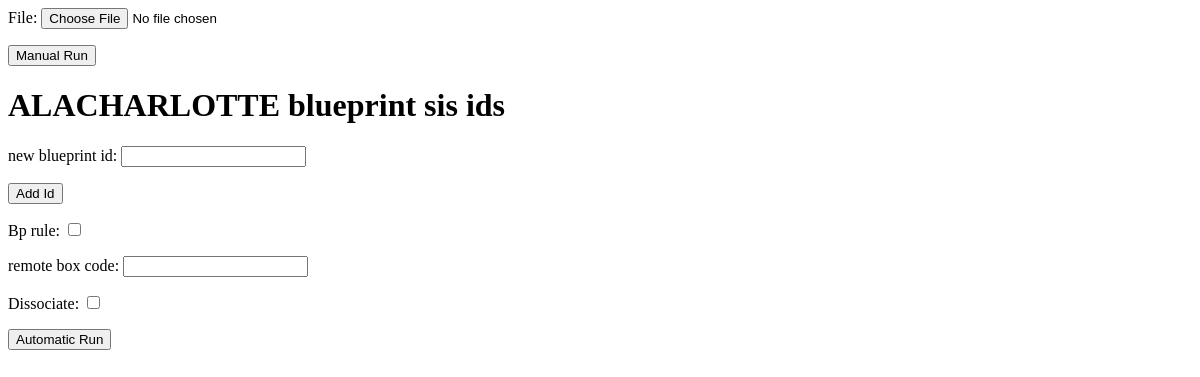
Page /Canvas/ALACHARLOTTE/Blueprint/ on the earlier database version.
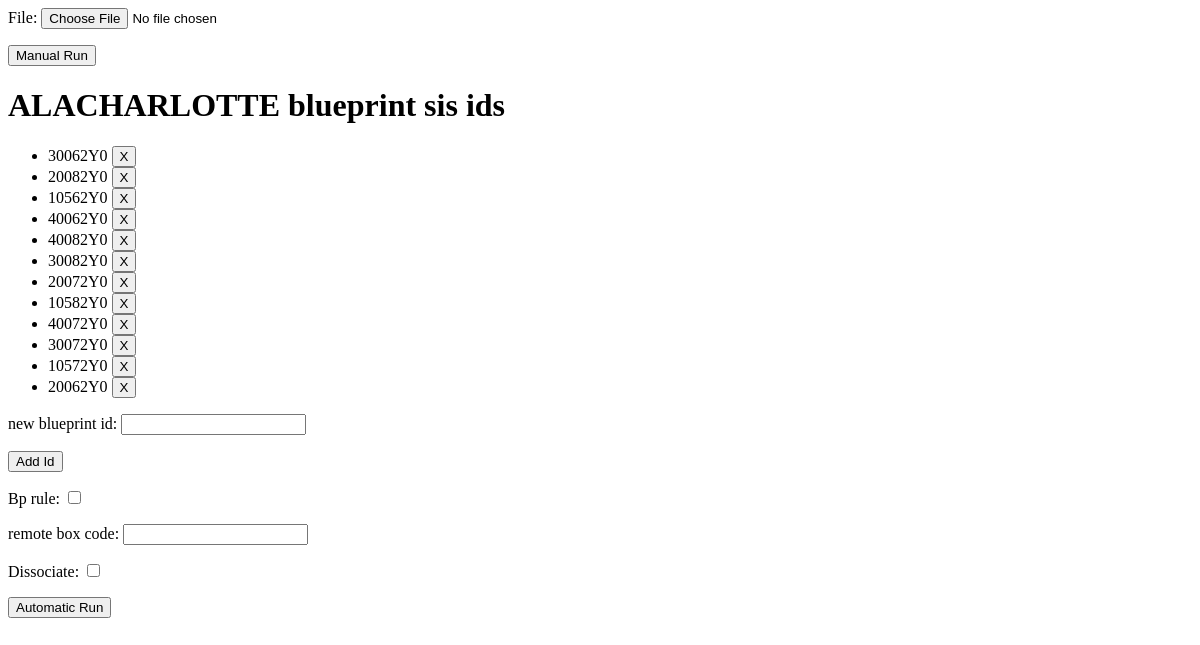
Same page on the later database version.
### CanvasApp/models.py (models this page shows, shortened)
class School (models.Model):
    name = models.CharField(max_length=100)

class Blueprint(models.Model):
    school = models.ForeignKey(School, on_delete=models.CASCADE)
    sis_id = models.CharField(max_length=100)

### CanvasApp/views.py (the view, shortened to what this page needs)
# urls.py: path("<str:school_name>/Blueprint/", views.BlueprintView.as_view(), name="schoolView"),
class BlueprintView(View):
    saved_csv: str = "testing.csv"
    template = "blueprint.html"
    def get(self, request, school_name):
        school_object = School.objects.get(name= school_name)
        context = {"school": school_object, "id_form": IdForm(), "file_form": FileForm(), "auto_form": AutoForm()}
        return render(request, self.template, context)

### CanvasApp/forms.py
class IdForm(forms.Form):
    blueprint_id = forms.CharField(label="new blueprint id", max_length=1000, required= False)

class FileForm(forms.Form):
    file = forms.FileField(validators=[FileExtensionValidator(['csv'])], required= False)

### CanvasApp/templates/blueprint.html (shortened to what this page needs)
<form method="post" enctype="multipart/form-data">
    {{file_form.as_p}}
    <button type="submit" name="action" value="manual">Manual Run</button>
        {% if school %}
        <h1>{{school.name}} blueprint sis ids</h1>
        <ul>
        {% for blueprint in school.blueprint_set.all %}
            <li>{{ blueprint.sis_id }} <button type="submit" name="delete" value="{{ blueprint.sis_id }}">X</button> </li>
        {% endfor %}
        </ul>
    {% else %}
        <p>No school</p>
    {% endif %}
    {{id_form.as_p}}
    <button type="submit" name="action" value="id">Add Id</button>
    {{auto_form.as_p}}
    <button type="submit" name="action" value="auto">Automatic Run</button>
</form>

Differences in the rows shown:
added Blueprint: sis_id "30062Y0"
added Blueprint: sis_id "20082Y0"
added Blueprint: sis_id "10562Y0"
added Blueprint: sis_id "40062Y0"
added Blueprint: sis_id "40082Y0"
added Blueprint: sis_id "30082Y0"
added Blueprint: sis_id "20072Y0"
added Blueprint: sis_id "10582Y0"
added Blueprint: sis_id "40072Y0"
added Blueprint: sis_id "30072Y0"
added Blueprint: sis_id "10572Y0"
added Blueprint: sis_id "20062Y0"
